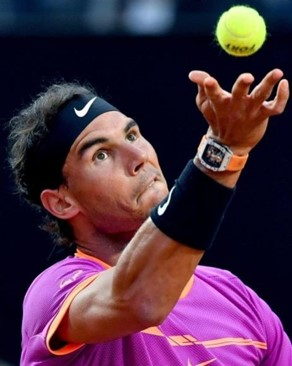
#> input picture Imagenes/tenista-ec2.jpg, 292 x 366 px, found by its file name
$ python pregunta02_ec2.py
#> lines starting #> are read from the running program, lines starting #| are printed output that depends on the picture; after the words box and inside, x2 and y2 are one past the last pixel; in counts of white or black regions, pixels touching at a corner belong together
import cv2
import numpy as np

img = cv2.imread('C:/Users/Aldo Pizarro/Desktop/Idat_Clases/CicloV/ProcesamientoImg/tenista-ec2.jpg')
#> img is the input picture: shape (366, 292, 3); mean B, G, R 68.3, 47.5, 77.5

hsv = cv2.cvtColor(img, cv2.COLOR_BGR2HSV) #BGR --> HSV
#> hsv: shape (366, 292, 3); mean H, S, V 94, 189.6, 92.1
lower = np.array([23,45,59]) #minimos
upper = np.array([56,255,255]) #maximos
mask = cv2.inRange(hsv,lower,upper)
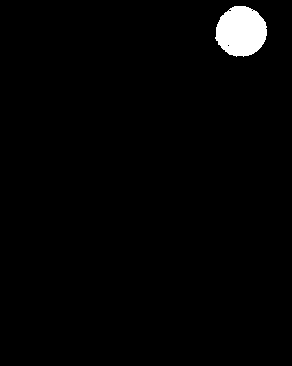
#> mask: shape (366, 292); 1.9% white; 1 white region, box (x1, y1, x2, y2) and area: (215, 6, 267, 57) 2022
img3 = cv2.bitwise_and(img, img, mask=mask)

cv2.imshow('tenis',img3)
cv2.waitKey()
cv2.destroyAllWindows

$ run again, with Imagenes/fruta.jpg copied over Imagenes/tenista-ec2.jpg
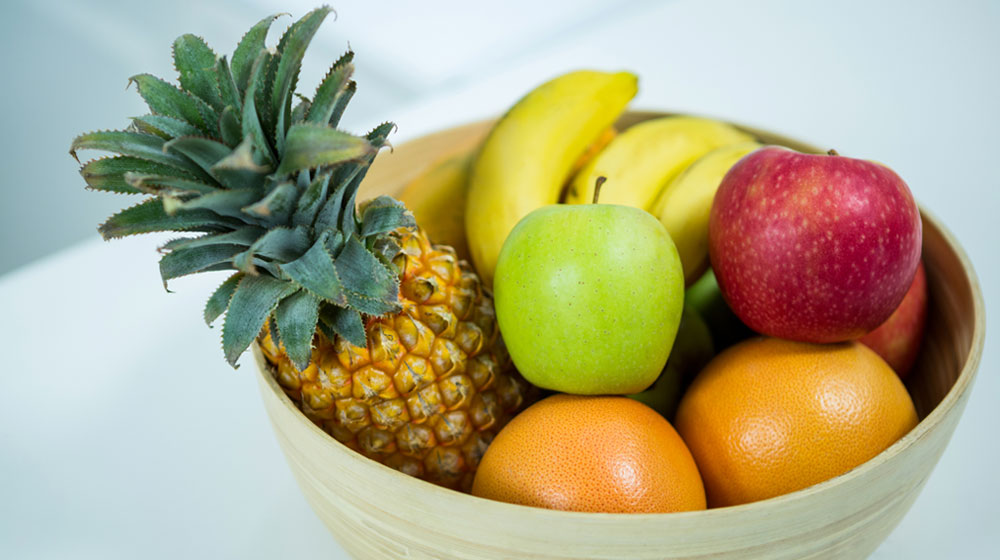
#> input picture Imagenes/fruta.jpg, 1000 x 560 px, found by its file name
#> img is the input picture: shape (560, 1000, 3); mean B, G, R 133.3, 168.5, 174
#> hsv: shape (560, 1000, 3); mean H, S, V 65.3, 103.6, 189.5
#> `mask = cv2.inRange(hsv,lower,upper)`:
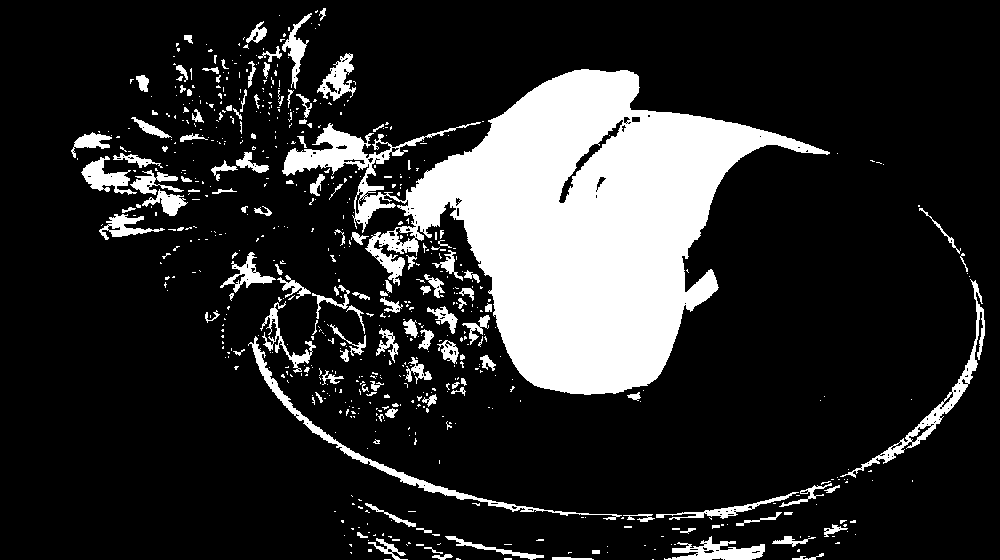
#> mask: shape (560, 1000); 17.4% white; 654 white regions (524 under 20 px), largest, box (x1, y1, x2, y2) and area: (282, 69, 830, 395) 72600, (248, 336, 622, 520) 2331, (840, 279, 985, 478) 1985
#> `img3 = cv2.bitwise_and(img, img, mask=mask)`:
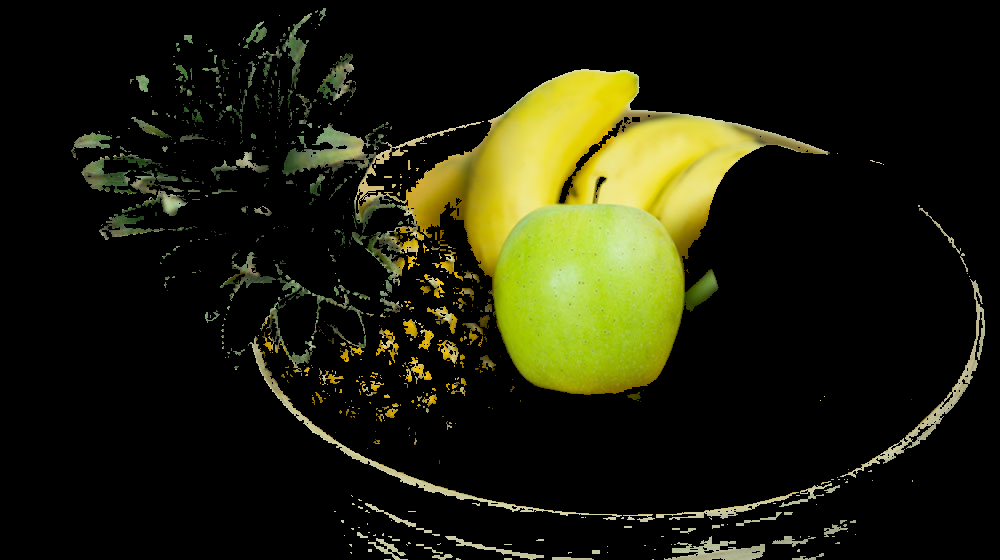
#> img3: shape (560, 1000, 3); mean B, G, R 11.7, 31.2, 30.4
